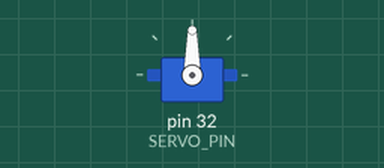
Recording of a program running on a simulated Raspberry Pi (header pin numbers). On the bench: servo. Servo angles are drawn from the pulse width (0.5 ms = 0°, 2.5 ms = 180°).

Above: at 0.05 s.
At 7.45 s:
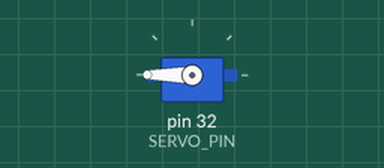
At 14.95 s:
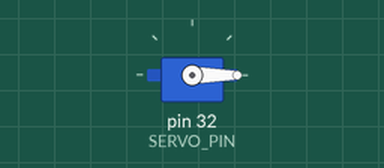
Timing chart, 0 to 19.5 s (numbered marks = the images above):
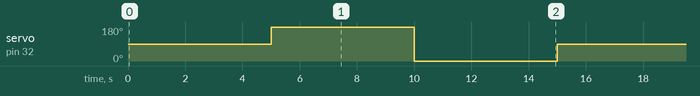

The program:

servoPWM.py
```python
# Following code is tested with Raspberry Pi 3
# Import the Libraries Required
import RPi.GPIO as GPIO
import time

SERVO_PIN = 32

if __name__ == '__main__':
	# Setting the GPIO Mode to BOARD => Pin Count Mapping
	GPIO.setmode(GPIO.BOARD)

	# Setting the GPIO Mode to BCM => GPIO Mapping
	# Uncomment below line for to use GPIO number
	# GPIO.setmode(GPIO.BCM)

	# Setting the GPIO 18 as PWM Output
	GPIO.setup(SERVO_PIN,GPIO.OUT)

	# Disable the warning from the GPIO Library
	GPIO.setwarnings(False)

	# Starting the PWM and setting the initial position of the servo with 50Hz frequency
	servo = GPIO.PWM(SERVO_PIN,50)
	servo.start(0)
	while True:
		try:
			# Changing the Duty Cycle to rotate the motor
			servo.ChangeDutyCycle(7.5)
			# Sleep for 5 Seconds
			time.sleep(5)
			servo.ChangeDutyCycle(12.5)
			time.sleep(5)
			servo.ChangeDutyCycle(2.5)
			time.sleep(5)

		except KeyboardInterrupt:
			servo.stop()
			GPIO.cleanup()
# End of the Script
```

Measured:
- by itself, servo on pin 32 (SERVO_PIN): repeats every 15.0 s: 0° 5.0 s, 90° 5.0 s, 180° 5.0 s
